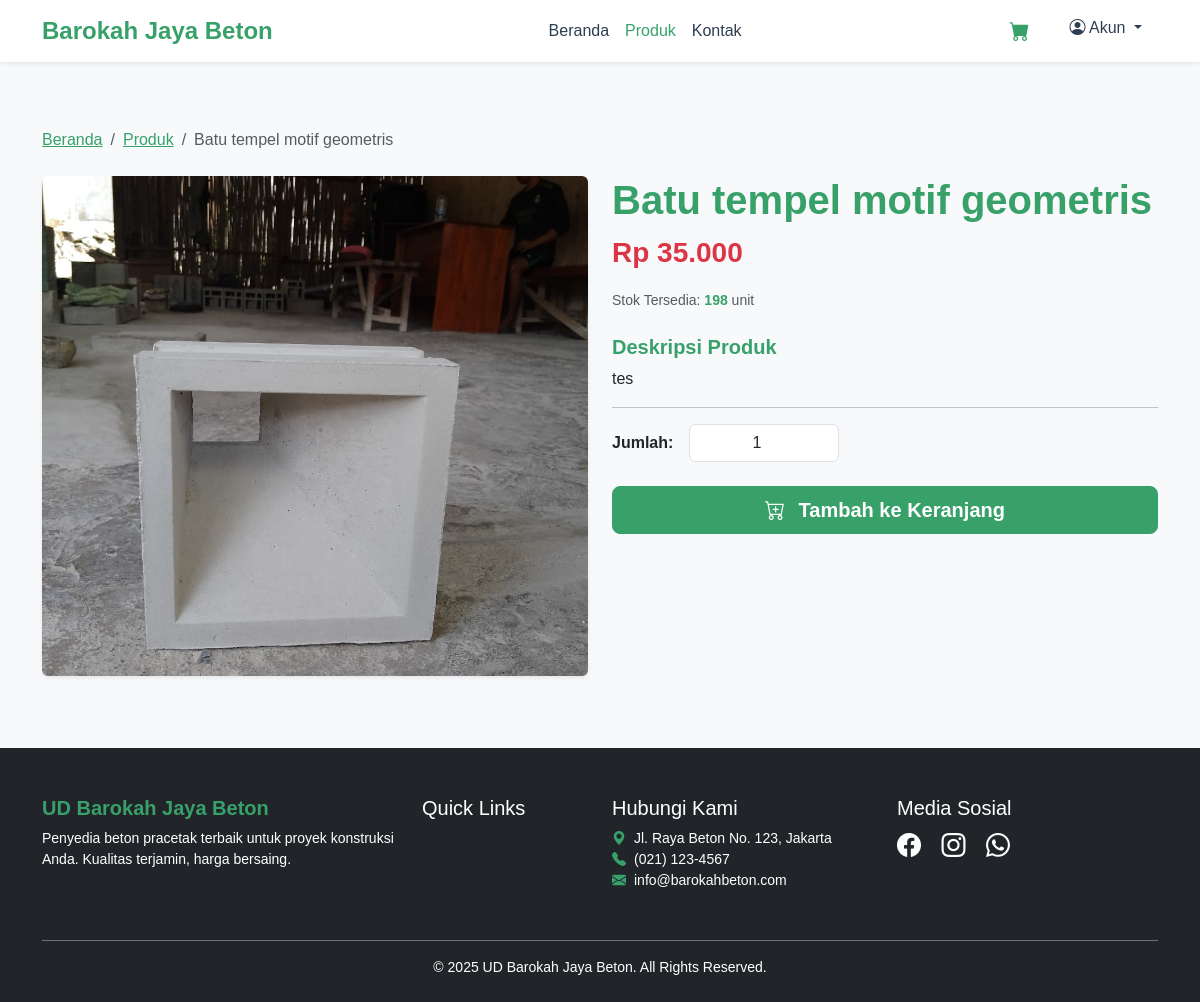
Page /web/produk/3/ on the committed database.
### core/models.py (models this page shows, shortened)
class Produk(models.Model):
    nama_produk = models.CharField(max_length=100)
    deskripsi_produk = models.TextField()
    foto_produk = models.ImageField(upload_to='produk/', blank=True, null=True)
    stok_produk = models.IntegerField(default=0)
    harga_produk = models.DecimalField(max_digits=10, decimal_places=2)
    kategori = models.ForeignKey(Kategori, on_delete=models.CASCADE)

### core/pelanggan_views.py (the view)
# urls.py: path('web/produk/<int:id>/', pelanggan_views.detail_produk, name='detail_produk_web'),
def detail_produk(request, id):
    produk = get_object_or_404(Produk, id=id, stok_produk__gt=0)
    cart_data = get_cart_data(request.session)
    context = {
        'produk': produk,
        'cart_count': cart_data['cart_count'],
        'is_logged_in': 'pelanggan_id' in request.session,
    }
    return render(request, 'web/detail_produk.html', context)

### core/pelanggan_views.py (called while the page is built, shortened)
def get_cart_data(session):
    if 'cart' not in session:
        session['cart'] = {}
    cart = session.get('cart', {})
    cart_items = []
    total_price = Decimal(0.00)
    cart_count = sum(item['kuantitas'] for item in cart_items)
    return {'cart_items': cart_items, 'total_price': total_price, 'cart_count': cart_count}

### core/templates/web/detail_produk.html (shortened to what this page needs)
{% extends 'web/basis_web.html' %}
{% load static %}
{% load humanize %}
{% block content %}
<section class="container my-5">
    <nav aria-label="breadcrumb">
        <ol class="breadcrumb">
            <li class="breadcrumb-item"><a href="{% url 'home_web' %}" class="text-success">Beranda</a></li>
            <li class="breadcrumb-item"><a href="{% url 'daftar_produk_web' %}" class="text-success">Produk</a></li>
            <li class="breadcrumb-item active" aria-current="page">{{ produk.nama_produk }}</li>
        </ol>
    </nav>
    <div class="row mt-4">
        <div class="col-lg-6 mb-4">
            <div class="card shadow-sm border-0">
                <img src="{{ produk.foto_produk.url }}" class="img-fluid rounded" alt="{{ produk.nama_produk }}" style="max-height: 500px; object-fit: cover; width: 100%;">
            </div>
        </div>
        <div class="col-lg-6">
            <h1 class="fw-bold text-success">{{ produk.nama_produk }}</h1>
            <p class="lead fw-bold text-danger fs-3">Rp {{ produk.harga_produk|floatformat:0|intcomma }}</p>
            <p class="text-muted small mb-4">Stok Tersedia: <span class="fw-bold text-success">{{ produk.stok_produk|intcomma }}</span> unit</p>
            <h5 class="fw-bold text-success mt-4">Deskripsi Produk</h5>
            <p>{{ produk.deskripsi_produk|linebreaksbr }}</p>
            <hr>
            <form method="post" action="{% url 'add_to_cart' produk.id %}">
                <div class="mb-3 d-flex align-items-center">
                    <label for="quantity" class="form-label fw-bold me-3 mb-0">Jumlah:</label>
                    <div class="input-group" style="max-width: 150px;">
                        <input type="number" id="quantity" name="quantity" class="form-control text-center" value="1" min="1" max="{{ produk.stok_produk }}" required>
                    </div>
                </div>
                <div class="d-grid gap-2 mt-4">
                    <button type="submit" class="btn btn-success btn-lg fw-bold">
                        <i class="bi bi-cart-plus me-2"></i> Tambah ke Keranjang
                    </button>
                </div>
            </form>
        </div>
    </div>
</section>
{% endblock content %}

### core/static/core/css/web.css (style rules this page uses)
:root { --main-green: #38a169; --light-green: #e6ffe6; --dark-color: #2c3e50; }
.text-success, .btn-outline-success { color: var(--main-green) !important; }
.bg-success, .btn-success { background-color: var(--main-green) !important; border-color: var(--main-green) !important; }
body { font-family: 'Poppins', sans-serif; background-color: #f7f9fb; }
.card { transition: transform 0.3s, box-shadow 0.3s; }

### rows in the picture
Produk: nama_produk "Batu tempel motif geometris", foto_produk (picture), harga_produk "35.000", stok_produk "198", deskripsi_produk "tes"
